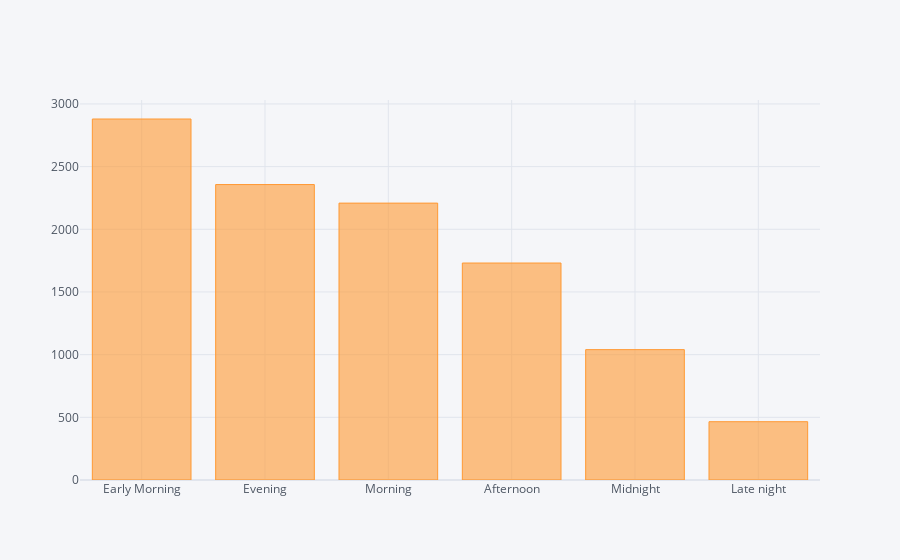

Source (notebook cell):
### Code cell
data['Dep_Time_hour'].apply(flight_dep_time).value_counts().iplot(kind='bar')

### Figure 1 — Plotly figure (JSON) as saved in the notebook; plotly's stock layout.template omitted (floating-point values rounded to 4 significant figures)
{"data": [{"marker": {"color": "rgba(255, 153, 51, 0.6)", "line": {"color": "rgba(255, 153, 51, 1.0)", "width": 1}}, "name": "count", "orientation": "v", "text": "", "type": "bar", "x": ["Early Morning", "Evening", "Morning", "Afternoon", "Midnight", "Late night"], "y": [2880, 2357, 2209, 1731, 1040, 465]}], "layout": {"legend": {"bgcolor": "#F5F6F9", "font": {"color": "#4D5663"}}, "paper_bgcolor": "#F5F6F9", "plot_bgcolor": "#F5F6F9", "title": {"font": {"color": "#4D5663"}}, "xaxis": {"gridcolor": "#E1E5ED", "showgrid": true, "tickfont": {"color": "#4D5663"}, "title": {"font": {"color": "#4D5663"}, "text": ""}, "zerolinecolor": "#E1E5ED"}, "yaxis": {"gridcolor": "#E1E5ED", "showgrid": true, "tickfont": {"color": "#4D5663"}, "title": {"font": {"color": "#4D5663"}, "text": ""}, "zerolinecolor": "#E1E5ED"}}}
